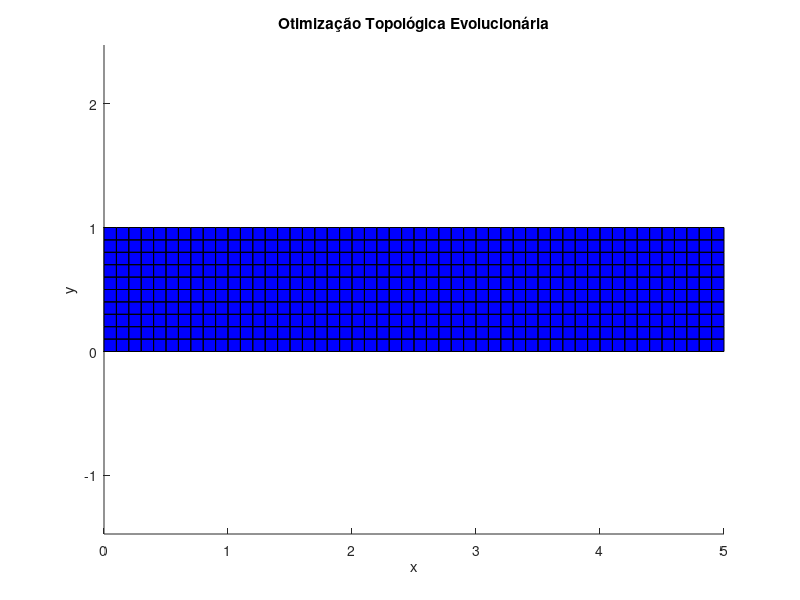
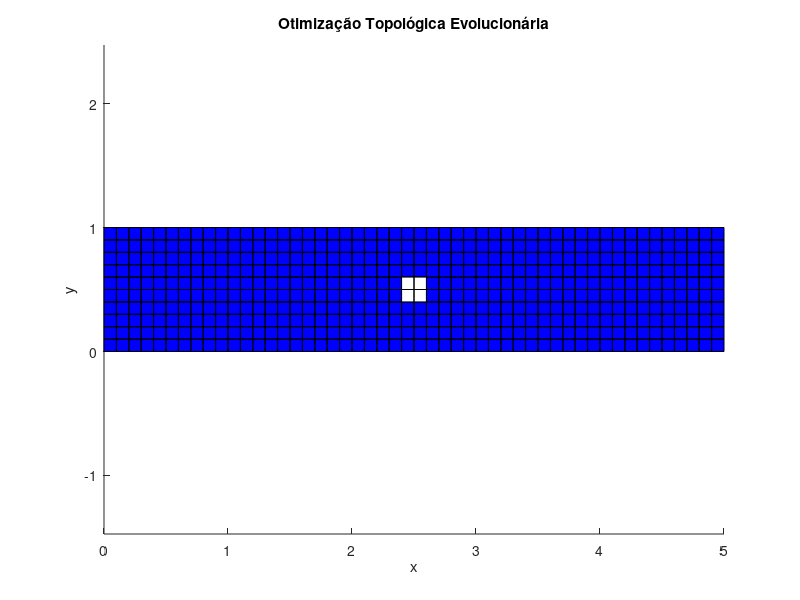
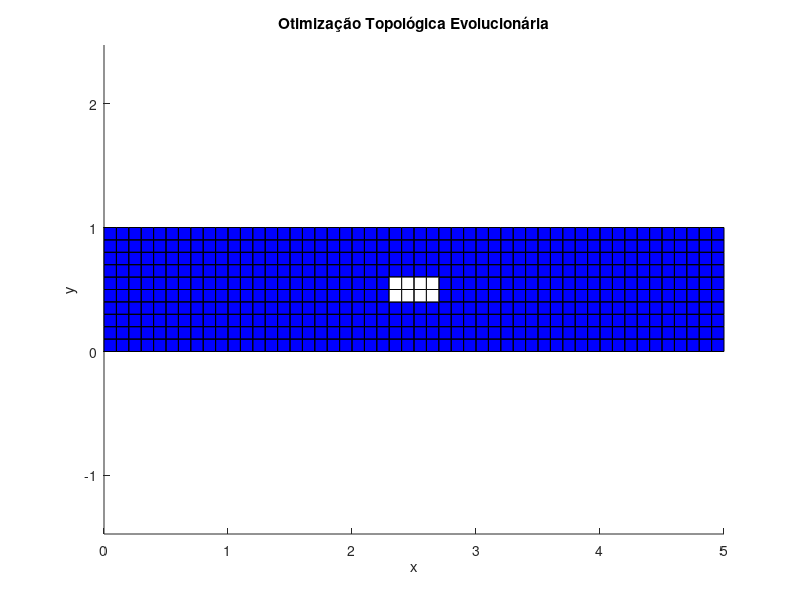
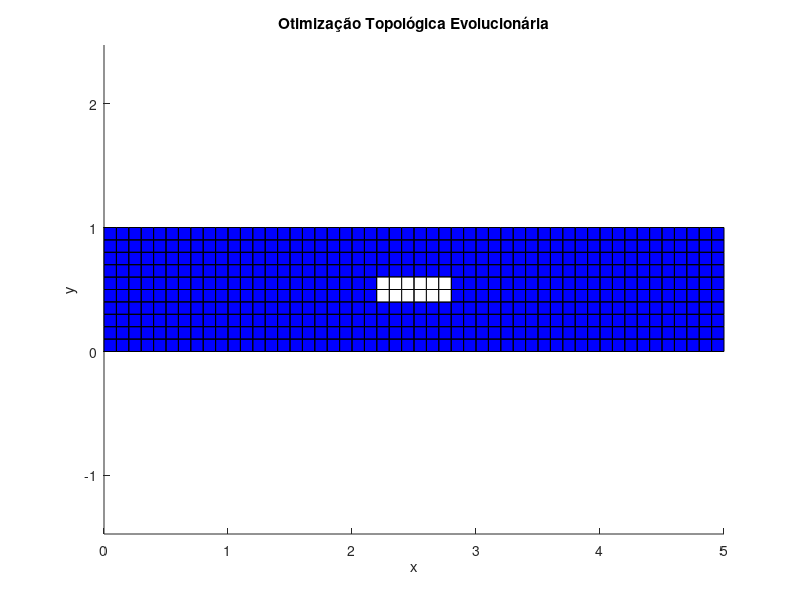

These figures' MATLAB source, in order:
%% cleaning

clc; clear; close all

%% coordinate matrix

nx = 51; % nodes number in x
ny = 11; % nodes number in y
Lx = 5; % length in x [m]
Ly = 1; % length in y [m]
ex = nx - 1; % element number in x
ey = ny - 1; % element number in y

coordx = linspace(0,Lx,nx); % coordinate in x
coordy = linspace(0,Ly,ny); % coordinate in y
[X,Y] = meshgrid(coordx,coordy);
X = X';
Y = Y';
num = 1:nx*ny; % number of nodes
coord = [num(:),X(:),Y(:)]; % coordinate matrix

%% incidence matrix

inci = zeros(ex*ey,6); % incidence matrix pre-location
A = coord(:,1);
A = reshape(A,[nx,ny]);
k = 1;
for j = 1:ny-1
    for i = 1:nx-1
        if k > ex*ey/2
            mat = 1;
        else
            mat = 1;
        end
        inci(k,:)=[mat, A(i,j),A(i+1,j),A(i+1,j+1),A(i,j+1),k];
        k = k + 1;
    end
end

%% plot

figure()
patch('Faces',inci(:,2:5),'Vertices',coord(:,2:3),'FaceColor','blue')
axis equal
title('Otimização Topológica Evolucionária')
ylabel('y')
xlabel('x')
% chr = int2str(coord(:,1));
% text(coord(:,2),coord(:,3),chr)

%% boundary conditions matrix

bc = zeros(2*ny,3);
k = 1;

for i = 1:ny
    bc(2*i-1,:) = [k, 1,0];
    bc(2*i,:) = [k, 2,0];
    k = k + nx;
end

k = nx;

for i = ny+1:2*ny
    bc(2*i-1,:) = [k, 1,0];
    bc(2*i,:) = [k, 2,0];
    k = k + nx;
end

%% plot of nodes

% figure()
% scatter(coord(:,2),coord(:,3),'x')
% axis equal
% hold on
% scatter(coord(bc(:,1),2),coord(bc(:,1),3),'o','green')

%% material matrix
            %E    rho  nu
material = [200e9 7000 0.3;  %steel [Pa] [kg/m³] []
            70e9 2700 0.27]; %aluminium
        
%% solver
        
nel = size(inci,1);    % element number
nnodes = size(coord,1);% nodes number

alldof = 1:nnodes*2; % degrees of freedom
kg = zeros(2*nnodes); % global stiffness matrix pre-location
mg = zeros(2*nnodes); % global mass matrix pre-location

for i = 1:nel 
    
        no1 = inci(i,2); % first node element 
        no2 = inci(i,3); % second node element
        no3 = inci(i,4); % third node element
        no4 = inci(i,5); % fourth node element

        E = material(inci(i,1),1); % young's module
        
        rho = material(inci(i,1),2); % density

        nu = material(inci(i,1),3); % poisson module

        D = E*[1/(1-nu^2), nu/(1-nu^2), 0; 
               nu/(1-nu^2),  1/(1-nu^2),0;
                0,       0, 1/(2*(1+nu))];
        
        line = inci(1,:);
                
        posxy = coord(line(2:length(line)-1),2:3);    
        
        % Gauss points
        
        np=2;
        pxi=[-1/sqrt(3),1/sqrt(3)];
        peta=[-1/sqrt(3),1/sqrt(3)];
        wi=1;
        wj=1;
        
        Nfun=4; 
        ke=zeros(2*Nfun); 
        Bs=zeros(3,2*Nfun);
        
        teste = zeros(4);
        teste2 = zeros(4);
        teste3 = zeros(4);
        
        for j=1:np
            xi=pxi(j);
            for k=1:np
                eta=peta(k);
                N=[1/4*(1-xi)*(1-eta), 1/4*(1+xi)*(1-eta), 1/4*(1+xi)*(1+eta), 1/4*(1-xi)*(1+eta)];
                dNxi=[eta/4 - 1/4,1/4 - eta/4,eta/4 + 1/4,- eta/4 - 1/4];
                dNeta=[xi/4 - 1/4,- xi/4 - 1/4,xi/4 + 1/4,1/4 - xi/4];
                
                J=[dNxi;dNeta]*posxy;
                
                detJ=det(J);
                iJ=J^-1;
                
                p = 1:2:8; 
                B = iJ*[dNxi;dNeta];
                Bs(1,p)   = iJ(1,1)*dNxi + iJ(1,2)*dNeta;
                Bs(2,p+1) = iJ(2,1)*dNxi + iJ(2,2)*dNeta;
                Bs(3,p)   = Bs(2,p+1);
                Bs(3,p+1) = Bs(1,p);
                
                ke = ke + 0.1*Bs'*D*Bs*det(J)*wi*wj; % Elementar stiffness matrix
                teste = teste + B(1,:)'*B(1,:)*detJ;
                teste2 = teste2 + B(2,:)'*B(2,:)*detJ;
                teste3 = teste3 + N'*N*detJ;
            end
        end
        
        a = coord(no2,2) - coord(no1,2);
        
        b = coord(no3,3) - coord(no2,3);
        
        Area = a*b;
        
        me = 0.1*rho*Area/36*[4 0 2 0 1 0 2 0;
                              0 4 0 2 0 1 0 2;
                              2 0 4 0 2 0 1 0;
                              0 2 0 4 0 2 0 1;
                              1 0 2 0 4 0 2 0;
                              0 1 0 2 0 4 0 2;
                              2 0 1 0 2 0 4 0;
                              0 2 0 1 0 2 0 4];
                              
        loc = [no1*2-1 no1*2 no2*2-1 no2*2 no3*2-1 no3*2 no4*2-1 no4*2]; % localization vector

        kg(loc,loc) = kg(loc,loc) + ke; % global stiffness matrix assemble
        
        mg(loc,loc) = mg(loc,loc) + me; % global stiffness matrix assemble
end

freedof = alldof';

for k = 1 : size(bc,1)
    freedof(2*bc(k,1)-(2-bc(k,2))) = 0;
end

%% eso frequency optimization

count = 0; % iteration count

x=ones(nel,1); % elements presence

mode = 1; % vibration mode

alpha_max = zeros(1000,1);

frequency = zeros(1000,4);

nel_del = 4;

while 1
    
    count = count + 1; % iteration count
    
    kg_aux = sparse(kg(logical(freedof),logical(freedof))); % column & rows elimination
    
    mg_aux = sparse(mg(logical(freedof),logical(freedof))); % column & rows elimination
    
    [eig_vector,eig_value] = eigs(kg_aux,mg_aux,30,'SM');
    
    eig_value = sum(eig_value);
    
    eig_aux = [eig_value;eig_vector]';
    
    eig_aux = sortrows(eig_aux,1);
    
    omega = eig_aux(mode,1);
    
    eig_vector = eig_aux(mode,2:end)';
    
    eig_vector_aux = zeros(size(kg,1),1);
    
    eig_vector_aux(logical(freedof),1) = eig_vector;
    
    alpha = zeros(nel,2);
    
    frequency(count,1) = sqrt(omega)/(2*pi);
    
    frequency(count,2) = sqrt(eig_aux(2,1))/(2*pi);
    
    frequency(count,3) = sqrt(eig_aux(3,1))/(2*pi);
    
    frequency(count,4) = sqrt(eig_aux(4,1))/(2*pi);
    
    for i = 1:nel
        
        no1 = inci(i,2); % first node element 
        no2 = inci(i,3); % second node element
        no3 = inci(i,4); % third node element
        no4 = inci(i,5); % fourth node element
        
        element = [no1*2-1 no1*2 no2*2-1 no2*2 no3*2-1 no3*2 no4*2-1 no4*2];
        
        u = eig_vector_aux(element,1);      
        
        alpha(i,1) = i;
        
        alpha(i,2) = u'*(omega*me-ke)*u;               
        
    end
    
    if sum(alpha(:,2)) ~= 0
        print('Soma diferente de zero')
    end
    
    alpha_max(count,1) = max(alpha((x == 1),2));
    
    alpha = alpha((x == 1),:);
    
    alpha_aux = sortrows(alpha,-2);

    remove_element_aux = alpha_aux(1:nel_del,1);

    x(remove_element_aux) = 0;

    inci_aux = inci(remove_element_aux,:);

    patch('Faces',inci_aux(:,2:5),'Vertices',coord(:,2:3),'FaceColor','white')
    pause(1e-7)
    
     for j = 1:nel_del
        i = remove_element_aux(j);
         
        no1 = inci(i,2); % first node element 
        no2 = inci(i,3); % second node element
        no3 = inci(i,4); % third node element
        no4 = inci(i,5); % fourth node element

        E = material(inci(i,1),1); % young's module

        nu = material(inci(i,1),3); % poisson module

        D = E*[1/(1-nu^2), nu/(1-nu^2), 0; 
               nu/(1-nu^2),  1/(1-nu^2),0;
                0,       0, 1/(2*(1+nu))];
        
        line = inci(1,:);
                
        posxy = coord(line(2:length(line)-1),2:3);    
        
        % Gauss points
        
        np=2;
        pxi=[-1/sqrt(3),1/sqrt(3)];
        peta=[-1/sqrt(3),1/sqrt(3)];
        wi=1;
        wj=1;
        
        Nfun=4; 
        ke=zeros(2*Nfun); 
        Bs=zeros(3,2*Nfun);
        
        for j=1:np
            xi=pxi(j);
            for k=1:np
                eta=peta(k);
                N=[1/4*(1-xi)*(1-eta), 1/4*(1+xi)*(1-eta), 1/4*(1+xi)*(1+eta), 1/4*(1-xi)*(1+eta)];
                dNxi=[eta/4 - 1/4,1/4 - eta/4,eta/4 + 1/4,- eta/4 - 1/4];
                dNeta=[xi/4 - 1/4,- xi/4 - 1/4,xi/4 + 1/4,1/4 - xi/4];
                
                J=[dNxi;dNeta]*posxy;
                
                detJ=det(J);
                iJ=J^-1;
                
                p = 1:2:8; 
                Bs(1,p)   = iJ(1,1)*dNxi + iJ(1,2)*dNeta;
                Bs(2,p+1) = iJ(2,1)*dNxi + iJ(2,2)*dNeta;
                Bs(3,p)   = Bs(2,p+1);
                Bs(3,p+1) = Bs(1,p);
                
                ke = ke + 0.1*Bs'*D*Bs*det(J)*wi*wj; % Elementar stiffness matrix
            end
        end

        loc = [no1*2-1 no1*2 no2*2-1 no2*2 no3*2-1 no3*2 no4*2-1 no4*2]; % localization vector

        kg(loc,loc) = kg(loc,loc) - ke; % global stiffness matrix assemble
        
        ke = 1e-3*ke;
        
        kg(loc,loc) = kg(loc,loc) + ke; % global stiffness matrix assemble
        
        me = 0.1*rho*Area/36*[4 0 2 0 1 0 2 0;
                          0 4 0 2 0 1 0 2;
                          2 0 4 0 2 0 1 0;
                          0 2 0 4 0 2 0 1;
                          1 0 2 0 4 0 2 0;
                          0 1 0 2 0 4 0 2;
                          2 0 1 0 2 0 4 0;
                          0 2 0 1 0 2 0 4];
        
        mg(loc,loc) = mg(loc,loc) - me; % global stiffness matrix assemble
        
        me = 1e-3*me;
        
        mg(loc,loc) = mg(loc,loc) + me; % global stiffness matrix assemble
     end
    
    if count == 50
        break
    end
    
end

figure()
hold on
count = 1:count;
frequency_1 = frequency(count,1);
plot(count,frequency_1,'r');

frequency_2 = frequency(count,2);
plot(count,frequency_2,'b');

frequency_3 = frequency(count,3);
plot(count,frequency_3,'k');

frequency_4 = frequency(count,4);
plot(count,frequency_4,'g');

legend('\Omega_{1}','\Omega_{2}','\Omega_{3}','\Omega_{4}')
